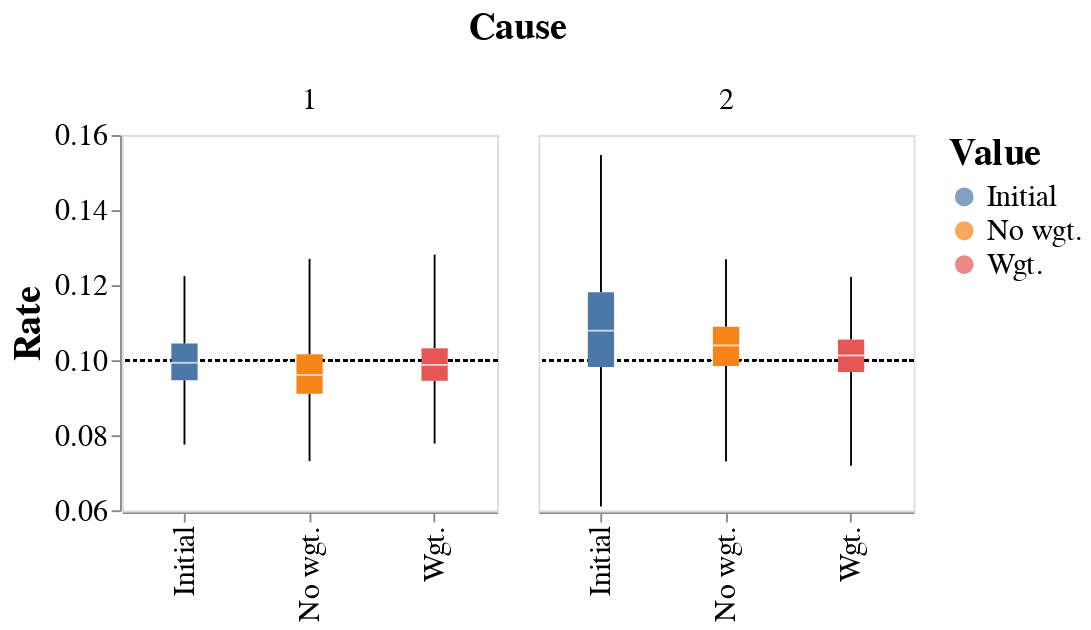

Notebook cell for this chart:
### Code cell
chart.save('simulation_weights_var.svg')
chart

### Figure 1 — Vega-Lite specification as saved in the notebook (floating-point values rounded to 4 significant figures; data arrays with more than 128 entries replaced by an {"elided": "..."} marker saying what was removed)
{"config": {"view": {"continuousWidth": 300, "continuousHeight": 300}, "axis": {"labelFontSize": 16, "titleFontSize": 20}, "legend": {"labelFontSize": 16, "labelLimit": 0, "titleFontSize": 20}}, "data": {"name": "data-858d6108574b8cb4de538ed052348e78"}, "facet": {"column": {"field": "Cause", "header": {"labelFontSize": 16, "titleFontSize": 20}, "type": "nominal"}}, "spec": {"layer": [{"mark": {"type": "rule", "strokeDash": [2, 2]}, "encoding": {"y": {"datum": 0.1}}}, {"mark": {"type": "boxplot", "extent": "min-max"}, "encoding": {"color": {"field": "Value", "type": "nominal"}, "x": {"field": "Value", "title": "", "type": "nominal"}, "y": {"field": "Rate", "scale": {"zero": false}, "type": "quantitative"}}}], "height": 200, "width": 200}, "$schema": "https://vega.github.io/schema/vega-lite/v5.20.1.json", "datasets": {"data-858d6108574b8cb4de538ed052348e78": {"elided": "3000 records"}}}
